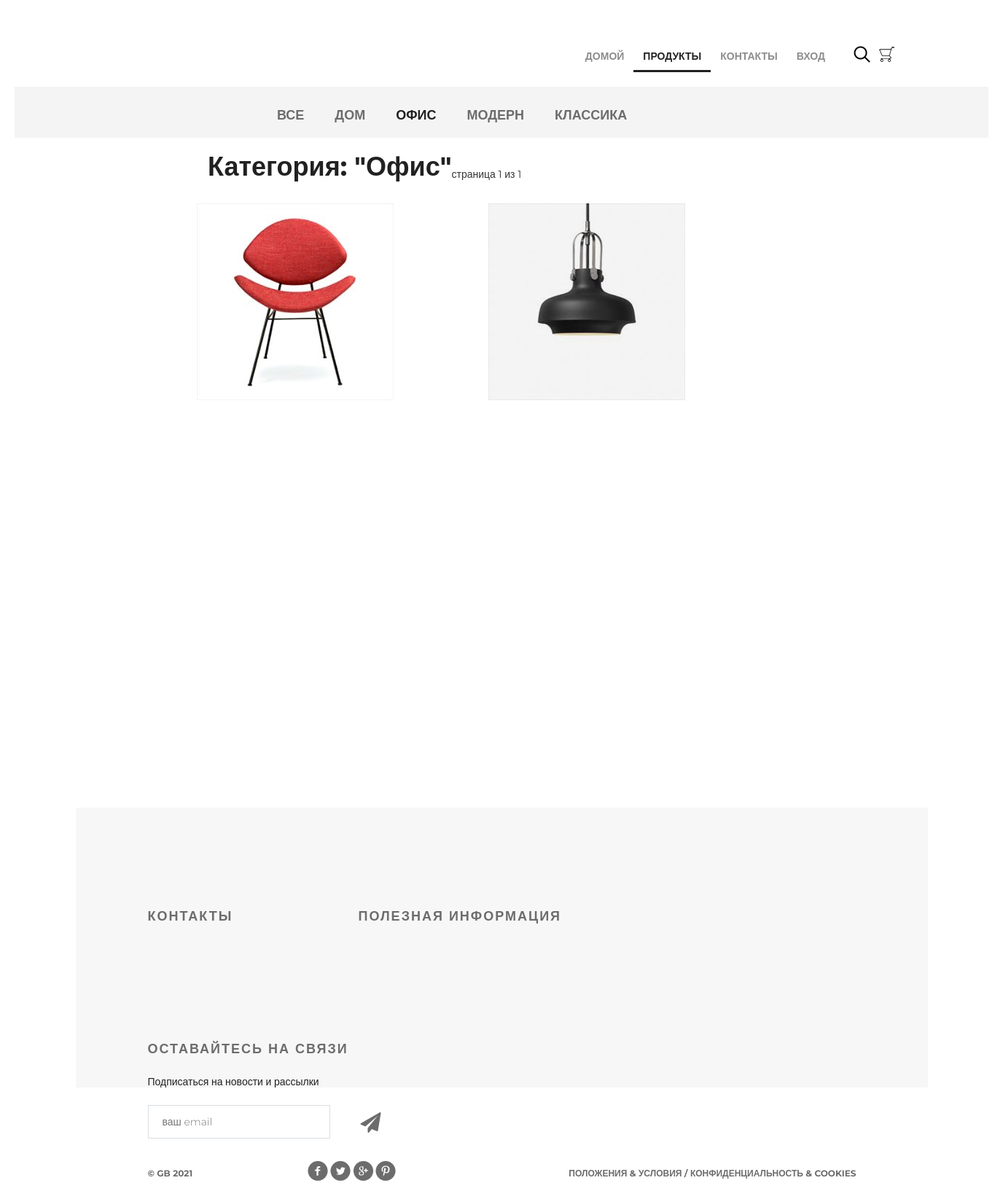
The page /products/category/10/ on the database its author committed.
### mainapp/models.py (models this page shows, shortened)
class ProductCategory(models.Model):
    name = models.CharField(verbose_name='имя', max_length=64, unique=True)
    description = models.TextField(verbose_name='описание', blank=True)
    is_active = models.BooleanField(verbose_name='активна', default=True)

class Product(models.Model):
    category = models.ForeignKey(ProductCategory, on_delete=models.CASCADE)
    name = models.CharField(max_length=128, verbose_name='имя')
    image = models.ImageField(upload_to='products_images', blank=True)
    short_desc = models.CharField(max_length=64,verbose_name='краткое описание', blank=True)
    description = models.TextField(blank=True, verbose_name='описание')
    price = models.DecimalField(verbose_name='цена', max_digits=8, decimal_places=2, default=0)
    quantity = models.PositiveSmallIntegerField(verbose_name='количество на складе', default=0)
    is_active = models.BooleanField(verbose_name='Активность', default=True)

### mainapp/views.py (the view, shortened to what this page needs)
# urls.py: path('products/', include('mainapp.urls', namespace='products')),
def products(request, pk=None):
    title = 'продукты'
    links_menu = ProductCategory.objects.filter(is_active=True)
    page = request.GET.get('p', 1)
    if pk is not None:
        if pk == 0:
            category = {
                'pk': 0,
                'name': 'все'
            }
            products = Product.objects.filter(is_active=True, category__is_active=True).order_by('price')
        else:
            category = get_object_or_404(ProductCategory, pk=pk)
            products = Product.objects.filter(category__pk=pk, is_active=True, category__is_active=True).order_by(
                'price')
        paginator = Paginator(products, 2)
        try:
            products_paginator = paginator.page(page)
        except PageNotAnInteger:
            products_paginator = paginator.page(1)
        except EmptyPage:
            products_paginator = paginator.page(paginator.num_pages)
        content = {
            'title': title,
            'links_menu': links_menu,
            'category': category,
            'products': products_paginator,
        }
        return render(request, 'mainapp/products_list.html', content)

### mainapp/context_processors.py (called while the page is built)
def basket(request):
    basket_list = []
    if request.user.is_authenticated:
        basket_list = Basket.objects.filter(user=request.user)
    return {
        'basket': basket_list
    }

### mainapp/templates/mainapp/products_list.html (shortened to what this page needs)
{% extends 'mainapp/base.html' %}
{% load static %}
{% block content %}
    <div class="hero-white">
        <div class="header clearfix">
            {% include 'mainapp/includes/inc_menu.html' %}
        </div>
    </div>
    <div class="details">
        <div class="links clearfix">
            {% include 'mainapp/includes/inc_categories_menu.html' %}
        </div>
        <div class="products_list">
            <div class="title clearfix">
                <h2>
                    Категория: "{{ category.name|title }}"
                </h2>
                <div class="pagination">
                    <span class="current">
            страница {{ products.number }} из
            {{ products.paginator.num_pages }}
          </span>
                </div>
            </div>
            <div class="category-products clearfix">
                {% for product in products %}
                    <div class="block">
                        <a href="{% url 'products:product' product.pk %}">
                            <img src="/media/{{ product.image }}" alt="product">
                        </a>
                    </div>
                {% endfor %}
            </div>
        </div>
    </div>
    <div class="clr"></div>
{% endblock %}

### mainapp/templates/mainapp/includes/inc_categories_menu.html
<ul class="links-menu">
    <li>
        <a href="{% url 'mainapp:category' 0 %}" {% if request.resolver_match.kwargs.pk == 0 %}class="active"{% endif %}>
            все
        </a>
    </li>
    {% for link in links_menu %}
        <li>
            <a href="{% url 'mainapp:category' link.pk %}" {% if request.resolver_match.kwargs.pk == link.pk %}class="active"{% endif %}>
            {{ link.name }}
            </a>
        </li>
    {% endfor %}
</ul>

### static/css/style.css (style rules this page uses)
* { margin: 0; padding: 0; }
body { font-family: 'Montserrat', sans-serif; }
html, body { height: 100%; }
.products_list { margin-left: 250px; }
.products_list a { color: #555; text-decoration: none; }
.products_list .title { margin: 20px auto; height: 50px; float: none; }
.products_list .title h2 { margin-top: 0; float: left; }
.category-products { margin-bottom: 75px; }
.category-products .block a img { float: left; }
.category-products .block { float: left; margin-right: 30px; display: block; height: 370px; width: 370px; position: relative; }
.clr { height: 384px; }
.clearfix:after { content: ""; display: block; clear: both; }
.title { height: 152px; margin-right: 15px; }
.title h2 { float: left; margin-top: 118px; color: #212121; font-size: 36px; font-weight: 700; text-align: left; margin-left: 15px; }
.hero-white { background-color: #fff; height: 119px; padding-left: 98px; padding-right: 211px; position: relative; }
.links { height: 70px; background-color: #f4f4f4; position: relative; padding-left: 360px; }
.links-menu { margin: 27px auto 0px; position: absolute; }
.links-menu li { float: left; list-style-type: none; padding-right: 42px; }
.links-menu li a { text-decoration: none; color: #6c6c6c; font-size: 18px; font-weight: 700; text-transform: uppercase; }
.links-menu .active { color: #212121; font-size: 18px; font-weight: 700; }

### rows shown on the page
ProductCategory: name "ДОМ"
ProductCategory: name "ОФИС", name "Офис"
ProductCategory: name "МОДЕРН"
ProductCategory: name "КЛАССИКА"
Product: image (picture)
Product: image (picture)

### other values the page prints
{{ products.number }} "1"
{{ products.paginator.num_pages }} "1"
